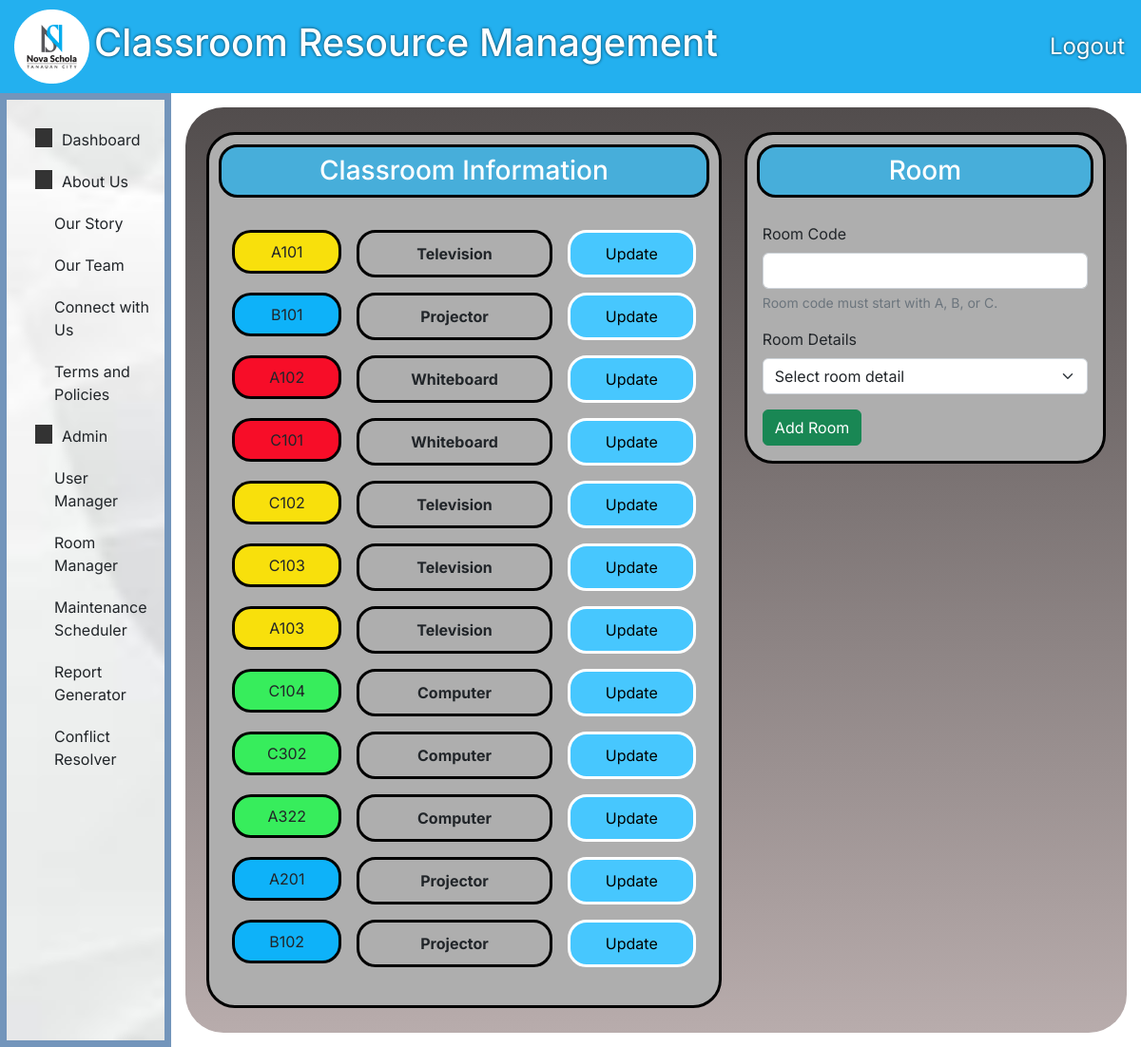
Page /pages/a-roomManager.php (signed in) on the committed database.
### tables this page shows
CREATE TABLE `rooms` (
  `room_id` int(11) NOT NULL,
  `room_code` varchar(50) NOT NULL,
  `room_detail` varchar(50) NOT NULL,
  `room_status` enum('available','occupied','maintenance') NOT NULL
);

### pages/a-roomManager.php (the view, shortened to what this page needs)
<?php
include "panel.php";
function fetchRooms()
{
    global $conn;
    $sql = "SELECT * FROM rooms";
    $result = $conn->query($sql);
    return $result->fetch_all(MYSQLI_ASSOC);
}
$rooms = fetchRooms();
?>
<main>
    <div class="mainRoomManager">
        <div class="container-fluid py-3">
            <div class="row">
                <div class="col-md-7">
                    <div class="card rm-card">
                        <div class="card-header bg-info text-white text-center rm-header">
                            <h3>Classroom Information</h3>
                        </div>
                        <div class="card-body">
                            <table class="table" border="0">
                                <tbody>
                                    <?php foreach ($rooms as $room): ?>
                                        <?php
                                        $backgroundColor = '';
                                        switch ($room['room_detail']) {
                                            case 'Television':
                                                $backgroundColor = 'rm-yellow';
                                                break;
                                            case 'Projector':
                                                $backgroundColor = 'rm-blue';
                                                break;
                                            case 'Whiteboard':
                                                $backgroundColor = 'rm-red';
                                                break;
                                            case 'Computer':
                                                $backgroundColor = 'rm-green';
                                                break;
                                        }
                                        ?>
                                        <tr class="align-middle">
                                            <td class="text-center">
                                                <div class="p-2 <?php echo $backgroundColor; ?>">
                                                    <?php echo htmlspecialchars($room['room_code']); ?>
                                                </div>
                                            </td>
                                            <td class="text-center">
                                                <div><strong><?php echo htmlspecialchars($room['room_detail']); ?></strong></div>
                                            </td>
                                            <td class="text-center">
                                                <button class="empt" onclick="populateForm('<?php echo htmlspecialchars($room['room_code']); ?>', '<?php echo htmlspecialchars($room['room_detail']); ?>', '<?php echo $room['room_id']; ?>')">Update</button>
                                            </td>
                                        </tr>
                                    <?php endforeach; ?>
                                </tbody>
                            </table>
                        </div>
                    </div>
                </div>
                <div class="col-md-5">
                    <div class="card rm-card">
                        <div class="rm-header card-header bg-info text-white text-center ">
                            <h3>Room</h3>
                        </div>
                        <div class="card-body">
                            <form method="POST">
                                <div class="mb-3">
                                    <label for="room_code" class="form-label">Room Code</label>
                                    <input type="text" id="room_code" name="room_code" class="form-control" required value="<?php echo isset($_POST['room_code']) ? $_POST['room_code'] : ''; ?>">
                                    <small class="form-text text-muted">Room code must start with A, B, or C.</small>
                                </div>
                                <div class="mb-3">
                                    <label for="room_detail" class="form-label">Room Details</label>
                                    <select id="room_detail" name="room_detail" class="form-select" required>
                                        <option value="" disabled selected>Select room detail</option>
                                    </select>
                                </div>
                                <button id="submitBtn" type="submit" name="action" value="add" class="btn btn-success">Add Room</button>
                            </form>
                        </div>
                    </div>
                </div>
            </div>
        </div>
    </div>
</main>
<?php
include "closing.php";
?>

### css/main.css (style rules this page uses)
* { font-family: Inter; }
html, body { height: 100%; margin: 0 !important; padding: 0 !important; display: flex; flex-direction: column; overflow: auto; }
main { display: flex; flex: 1; }
.mainRoomManager { display: flex; flex: 1; margin: 15px; padding: 10px; background: linear-gradient(rgba(82, 77, 77, 1), rgba(184, 172, 172, 1)); border-radius: 40px; }
.rm-header { background-color: #47AEDA !important; border: 3px solid black; border-radius: 20px !important; margin: 10px; }
.rm-header > h3 { margin: 0; }
.rm-card { background-color: #AEAEAE; border: 3px solid black; border-radius: 30px !important; }
.left-section th, td { border: 1px solid black; padding: 8px; text-align: left; }
.row { display: flex; flex: 1; justify-content: space-between; }

### pages/a-roomManager.php (style rules this page uses)
td div, td button { text-align: center; border: 3px solid #000; background: #fff; padding: 10px; border-radius: 20px; }
td, tr { border: 0 !important; }
tr>td:nth-child(3) { width: 30% !important; }
tr>td:nth-child(2)>div { background: none; }
tr>td:nth-child(3)>button { border: 3px solid #fff; background-color: #47C7FE; width: 100%; }
.rm-red { background-color: #f70d28; }
.rm-blue { background-color: #0eb2f9; }
.rm-yellow { background-color: #f8e00c; }
.rm-green { background-color: #37ed5c; }

### rows in the picture
rooms: room_code "A101", room_detail "Television"
rooms: room_code "B101", room_detail "Projector"
rooms: room_code "A102", room_detail "Whiteboard"
rooms: room_code "C101", room_detail "Whiteboard"
rooms: room_code "C102", room_detail "Television"
rooms: room_code "C103", room_detail "Television"
rooms: room_code "A103", room_detail "Television"
rooms: room_code "C104", room_detail "Computer"
rooms: room_code "C302", room_detail "Computer"
rooms: room_code "A322", room_detail "Computer"
rooms: room_code "A201", room_detail "Projector"
rooms: room_code "B102", room_detail "Projector"

### other values in the picture
$roleText "Admin"
